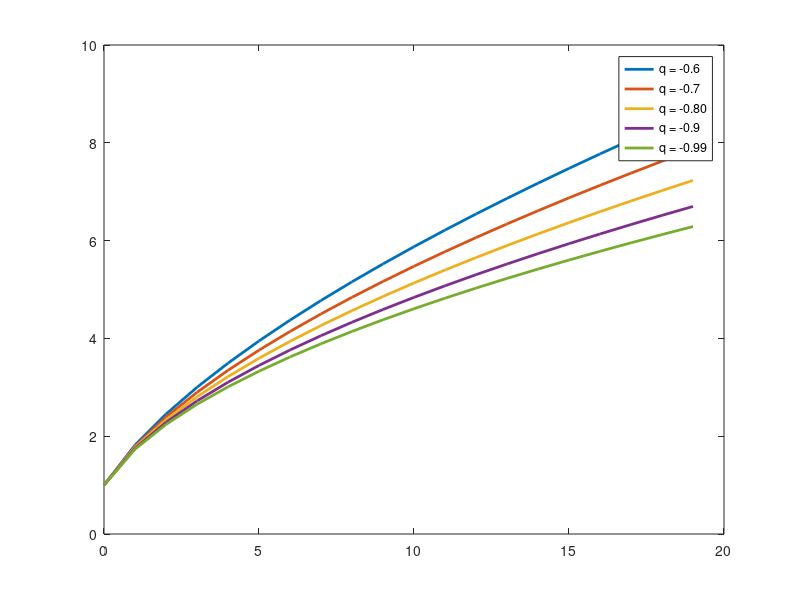

Reproduce this figure in MATLAB. (Note: this script raises an error after producing the figure.)
clc
clear all
format long
% 
q=[-0.6,-0.70,-0.80,-0.90,-0.99];
Nq=20;
for i=1:length(q)
for j=1:Nq
    eq(i,j)=(1+(1-q(i))*(j-1))^(1/(1-q(i)));
end

plot(0:1:Nq-1,eq(i,:),'LineWidth',2)
hold on

end
legend('q = -0.6','q = -0.7','q = -0.80','q = -0.9','q = -0.99')

% ______________________________________________

% Nq=20;
% dt=1/365;
% q=0.9;
% m=100;
% for j=1:Nq
%     eq(j)=(1+(1-q)*m*(j-1)*dt)^(1/(1-q));
% end
% 
% plot(0:1:Nq-1,eq)
% 
% hold on

%_______________________________________


%  y=[1;1;1;3;3;9;13;16;24;45;57;75;102;128;158;210;...
%    240;306;378];  
% % 
% N=length(y);
% % 
%  plot(0:1:N-1,y)
% 
% Nq=N;
% dt=1/365;
% q=0.999999;
% f=1.5;
% m=-94;
% % 
% for j=1:Nq
%      eq(j)=f*(1+(1-q)*m*(j-1)*dt)^(1/(1-q));
%  end
% 
% plot(0:1:N-1,y,0:1:Nq-1,eq)
% 
% hold on

%______________________________________

% 
% y=[1;1;1;3;3;9;13;16;24;45;57;75;102;128;158;210;...
%     240;306;378];  
% 
% N=length(y);
% dt=1/365;
% d=0:dt:dt*(N-1);
% q=0.9;
% fun= @(x)(1+(1-q)*x(1)*d).^(1/(1-q))-y;
% x0 = [100];
% [x,resnorm] = lsqnonlin(fun,x0);
% x,resnorm;
% f=2.64;
% for j=1:N
%     eq(j)=f*(1+(1-q)*x(1,1)*(j-1)*dt)^(1/(1-q));
% end
% 
% plot(0:1:N-1,y,0:1:N-1,eq)
% 
% hold on


%____________________________________________

y=[1;1;1;3;3;9;13;16;24;45;57;75;102;128;158;210;...
     240;306;378;470]; 
%Uk data
cases=[2
2
2
2
2
2
2
3
3
4
4
8
8
9
9
9
9
9
9
9
9
9
9
9
13
13
13
13
16
18
23
36
40
51
85
115
163
206
273
321
373
456
590
707
1140
1391
1543
1950
2630
3277
3983
5018
5683
6650
8077
9529
11658
]

% Spain data
% cases=[1
% 1
% 1
% 1
% 1
% 1
% 1
% 1
% 1
% 2
% 2
% 2
% 2
% 2
% 2
% 2
% 2
% 2
% 2
% 2
% 2
% 2
% 2
% 2
% 3
% 7
% 12
% 25
% 34
% 66
% 83
% 114
% 151
% 200
% 261
% 374
% 430
% 589
% 1204
% 1639
% 2140
% 3004
% 4231
% 5753
% 7753
% 9191
% 11178
% 13716
% 17147
% 19980
% 24926
% 28572
% 33089
% 39673
% 47610
%  ]
% Usa
% y=[0
% 0
% 0
% 0
% 0
% 0
% 0
% 0
% 0
% 0
% 0
% 0
% 0
% 0
% 0
% 0
% 0
% 0
% 0
% 0
% 0
% 1
% 1
% 1
% 1
% 2
% 2
% 5
% 5
% 5
% 5
% 6
% 7
% 8
% 11
% 11
% 11
% 12
% 12
% 12
% 12
% 12
% 13
% 13
% 14
% 15
% 15
% 15
% 15
% 15
% 15
% 15
% 16
% 35
% 35
% 35
% 53
% 53
% 59
% 60
% 66
% 69
% 89
% 103
% 125
% 159
% 233
% 338
% 433
% 554
% 754
% 1025
% 1312
% 1663
% 2174
% 2951
% 3774
% 4661
% 6427
% 9415
% 14250
% 19624
% 26747
% 35206
% 46442
% 55231
% 69194
% 85991
% ];
day=52;
data=[];

for i=day-1:length(cases)-1
    d=cat(1,cases(1:i,1),(zeros(1,30))');
    d=d(1:length(cases),:)';
data=cat(1,data,d);
end
[a b]=size(data);
dataTable=[];
for i=1:a
y=data(i,:);
y=y(y~=0)
y=y'

N=length(y);
q=0.8:0.01:0.99;
nq=length(q);
dt=1/365;
d=0:dt:dt*(N-1); 

for h=1:nq
    fun= @(x)(1+(1-q(h))*x(1)*d).^(1/(1-q(h)))-y;
    x0 = [100];
    [x(h),resnorm] = lsqnonlin(fun,x0);
    x(h),resnorm;
end

%plot(x)

f=2:0.01:5;
nf=length(f);

for i=1:nf
    for h=1:nq
        for j=1:N
            ysq(i,h,j)=f(i)*(1+(1-q(h))*x(1,h)*(j-1)*dt)^(1/(1-q(h)));
        end
    end
end

for i=1:nf
    for h=1:nq
        for j=1:N
            E(i,h)=mse(ysq(i,h,j),y(j));
        end
    end
end

mE=min(min(E));

[k1 k2] = find(E==mE);


for j=1:N+2
   ypsq(j)=f(k1)*(1+(1-q(k2))*x(1,k2)*(j-1)*dt)^(1/(1-q(k2)));   
end

plot(0:1:N-1,y,0:1:N+1,ypsq,'-or')


%%Datos para tabla
real=cases(length(y)+1,:);
prediccion=ypsq(:,length(y)+1);
e=(prediccion-real)/real;
qvalue=q(k2);
fvalue=f(k2);
datos=[real prediccion e mE qvalue fvalue];
dataTable=cat(1,dataTable,datos);
end




% % % Error=(y(N)-ypqs(N))/y(N);
% % z=[ypsq(N+1),a(k1),q(k2),x(1,k2)]%,Error]
% plot(0:1:N-1,y,0:1:N,ypsq,'-or')